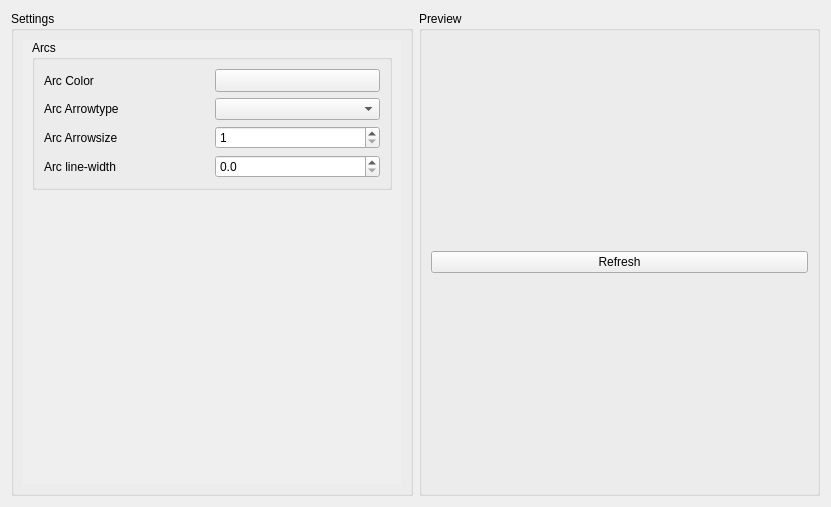
<?xml version="1.0" encoding="UTF-8"?>
<ui version="4.0">
 <class>SpenatEditorArcSettings</class>
 <widget class="QWidget" name="SpenatEditorArcSettings">
  <property name="geometry">
   <rect>
    <x>0</x>
    <y>0</y>
    <width>831</width>
    <height>507</height>
   </rect>
  </property>
  <layout class="QHBoxLayout" name="horizontalLayout">
   <item>
    <widget class="QGroupBox" name="Settings">
     <property name="title">
      <string>Settings</string>
     </property>
     <layout class="QVBoxLayout" name="verticalLayout">
      <item>
       <widget class="QScrollArea" name="scrollArea">
        <property name="sizePolicy">
         <sizepolicy hsizetype="Ignored" vsizetype="Expanding">
          <horstretch>0</horstretch>
          <verstretch>0</verstretch>
         </sizepolicy>
        </property>
        <property name="styleSheet">
         <string notr="true">QScrollArea { background: transparent; }
QScrollArea &gt; QWidget &gt; QWidget { background: transparent; }</string>
        </property>
        <property name="frameShape">
         <enum>QFrame::NoFrame</enum>
        </property>
        <property name="frameShadow">
         <enum>QFrame::Plain</enum>
        </property>
        <property name="lineWidth">
         <number>0</number>
        </property>
        <property name="widgetResizable">
         <bool>true</bool>
        </property>
        <widget class="QWidget" name="scrollAreaWidgetContents">
         <property name="geometry">
          <rect>
           <x>0</x>
           <y>0</y>
           <width>384</width>
           <height>456</height>
          </rect>
         </property>
         <layout class="QVBoxLayout" name="verticalLayout_3">
          <property name="spacing">
           <number>0</number>
          </property>
          <property name="topMargin">
           <number>0</number>
          </property>
          <property name="rightMargin">
           <number>9</number>
          </property>
          <property name="bottomMargin">
           <number>0</number>
          </property>
          <item>
           <widget class="QGroupBox" name="Arc">
            <property name="title">
             <string>Arcs</string>
            </property>
            <layout class="QGridLayout" name="gridLayout">
             <item row="1" column="0">
              <widget class="QLabel" name="ArcArrowtypeLabel">
               <property name="text">
                <string>Arc Arrowtype</string>
               </property>
              </widget>
             </item>
             <item row="3" column="0">
              <widget class="QLabel" name="ArcLineWidthLabel">
               <property name="text">
                <string>Arc line-width</string>
               </property>
              </widget>
             </item>
             <item row="0" column="0">
              <widget class="QLabel" name="ArcColorLabel">
               <property name="text">
                <string>Arc Color</string>
               </property>
              </widget>
             </item>
             <item row="0" column="1">
              <widget class="Utils::QtColorButton" name="ArcColor">
               <property name="sizePolicy">
                <sizepolicy hsizetype="Ignored" vsizetype="Minimum">
                 <horstretch>0</horstretch>
                 <verstretch>0</verstretch>
                </sizepolicy>
               </property>
               <property name="text">
                <string/>
               </property>
              </widget>
             </item>
             <item row="2" column="0">
              <widget class="QLabel" name="ArcArrowsizeLabel">
               <property name="text">
                <string>Arc Arrowsize</string>
               </property>
              </widget>
             </item>
             <item row="1" column="1">
              <widget class="QComboBox" name="ArcArrowtype"/>
             </item>
             <item row="3" column="1">
              <widget class="QDoubleSpinBox" name="ArcLineWidth">
               <property name="decimals">
                <number>1</number>
               </property>
              </widget>
             </item>
             <item row="2" column="1">
              <widget class="QSpinBox" name="ArcArrowsize">
               <property name="minimum">
                <number>1</number>
               </property>
              </widget>
             </item>
            </layout>
           </widget>
          </item>
          <item>
           <spacer name="verticalSpacer">
            <property name="orientation">
             <enum>Qt::Vertical</enum>
            </property>
            <property name="sizeHint" stdset="0">
             <size>
              <width>20</width>
              <height>40</height>
             </size>
            </property>
           </spacer>
          </item>
         </layout>
        </widget>
       </widget>
      </item>
     </layout>
    </widget>
   </item>
   <item>
    <widget class="QGroupBox" name="Preview">
     <property name="title">
      <string>Preview</string>
     </property>
     <layout class="QVBoxLayout" name="verticalLayout_2">
      <item>
       <layout class="QVBoxLayout" name="PreviewLayout"/>
      </item>
      <item>
       <widget class="QPushButton" name="refresh">
        <property name="text">
         <string>Refresh</string>
        </property>
       </widget>
      </item>
     </layout>
    </widget>
   </item>
  </layout>
 </widget>
 <customwidgets>
  <customwidget>
   <class>Utils::QtColorButton</class>
   <extends>QToolButton</extends>
   <header location="global">utils/qtcolorbutton.h</header>
  </customwidget>
 </customwidgets>
 <resources/>
 <connections/>
</ui>
